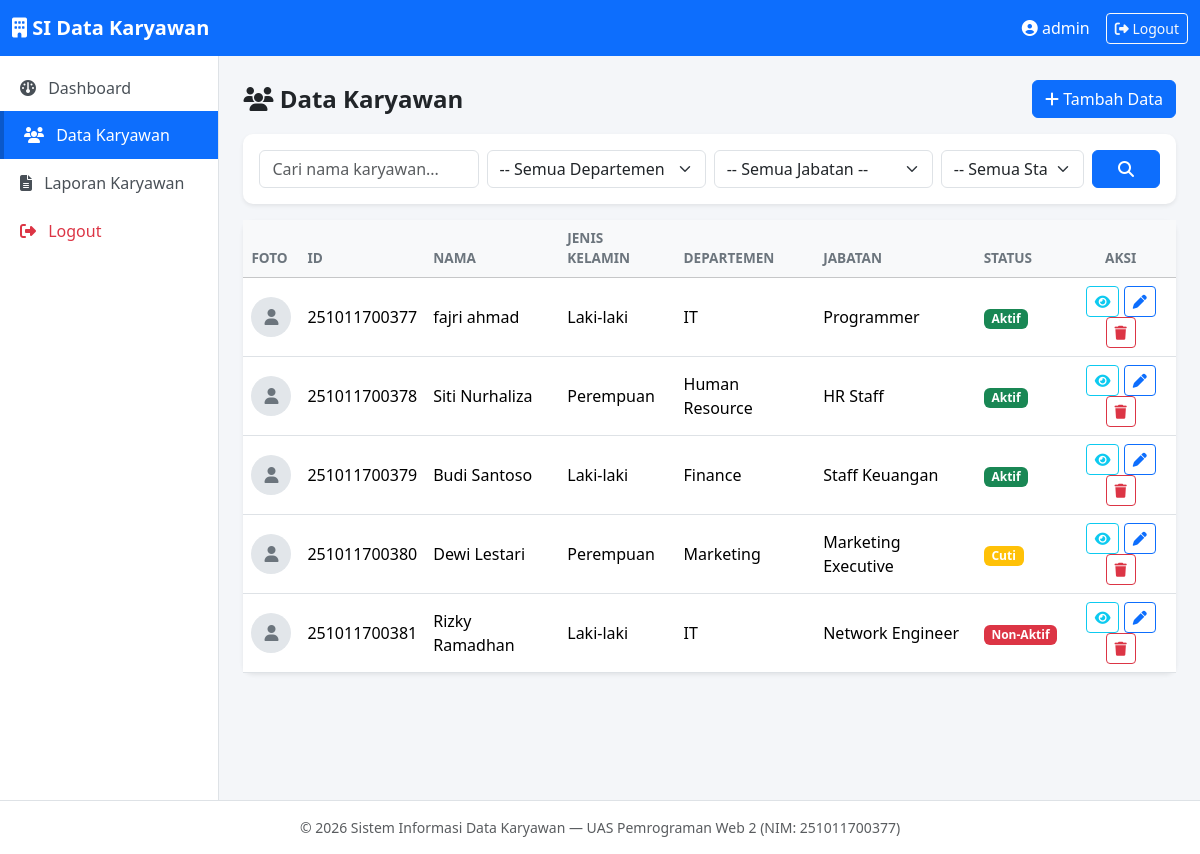
Screenshot of /view/karyawan/index.php (signed in) with the database file from the repository.
### tables this page shows
CREATE TABLE IF NOT EXISTS karyawan (
    id VARCHAR(20) NOT NULL,
    nama VARCHAR(100) NOT NULL,
    jenis_kelamin ENUM('Laki-laki','Perempuan') NOT NULL,
    tanggal_lahir DATE NOT NULL,
    alamat TEXT NOT NULL,
    telepon VARCHAR(20) NOT NULL,
    email VARCHAR(100) NOT NULL,
    departemen VARCHAR(50) NOT NULL,
    jabatan VARCHAR(50) NOT NULL,
    tanggal_masuk DATE NOT NULL,
    gaji DECIMAL(15,2) NOT NULL DEFAULT 0,
    status ENUM('Aktif','Non-Aktif','Cuti') NOT NULL DEFAULT 'Aktif',
    foto VARCHAR(255) DEFAULT NULL,
    created_at TIMESTAMP NOT NULL DEFAULT CURRENT_TIMESTAMP,
    PRIMARY KEY (id)
);

### controller/KaryawanController.php (called while the page is built, shortened)
<?php
require_once __DIR__ . "/../config/Database.php";
require_once __DIR__ . "/../model/Karyawan.php";
class KaryawanController
{
    private $karyawanModel;
    public function __construct()
    {
        $database = new Database();
        $this->db = $database->getConnection();
        $this->karyawanModel = new Karyawan($this->db);
    }
    public function getKaryawanList($keyword, $departemen, $jabatan, $status, $page, $perPage = 5)
    {
        $offset = ($page - 1) * $perPage;
        $data = $this->karyawanModel->getAll($keyword, $departemen, $jabatan, $status, $perPage, $offset);
        $totalData = $this->karyawanModel->countAll($keyword, $departemen, $jabatan, $status);
        $totalPage = ceil($totalData / $perPage);
        return [
            "data" => $data,
            "total_data" => $totalData,
            "total_page" => $totalPage,
            "current_page" => $page
        ];
    }
}

### config/Database.php (called while the page is built, shortened)
<?php
class Database
{
    private $host = "localhost";
    private $db_name = "db_karyawan";
    private $username = "root";
    private $password = "";
    private $charset = "utf8mb4";
    public function getConnection()
    {
        $this->conn = null;
        try {
            $dsn = "mysql:host=" . $this->host . ";dbname=" . $this->db_name . ";charset=" . $this->charset;
            $options = [
                PDO::ATTR_ERRMODE            => PDO::ERRMODE_EXCEPTION,
                PDO::ATTR_DEFAULT_FETCH_MODE => PDO::FETCH_ASSOC,
                PDO::ATTR_EMULATE_PREPARES   => false,
            ];
            $this->conn = new PDO($dsn, $this->username, $this->password, $options);
        } catch (PDOException $e) {
            die("Koneksi database gagal: " . $e->getMessage() .
                "<br>Pastikan MySQL di XAMPP sudah berjalan dan database 'db_karyawan' sudah diimport.");
        }
        return $this->conn;
    }
}

### model/Karyawan.php (called while the page is built, shortened)
<?php
class Karyawan
{
    private $conn;
    private $table = "karyawan";
    public function __construct($db)
    {
        $this->conn = $db;
    }
    public function getAll($keyword = "", $departemen = "", $jabatan = "", $status = "", $limit = null, $offset = 0)
    {
        $query = "SELECT * FROM " . $this->table . " WHERE 1=1";
        $params = [];
        $query .= " ORDER BY created_at DESC";
        if ($limit !== null) {
            $query .= " LIMIT :limit OFFSET :offset";
        }
        $stmt = $this->conn->prepare($query);
        if ($limit !== null) {
            $stmt->bindValue(":limit", (int)$limit, PDO::PARAM_INT);
            $stmt->bindValue(":offset", (int)$offset, PDO::PARAM_INT);
        }
        $stmt->execute();
        return $stmt->fetchAll();
    }
    public function countAll($keyword = "", $departemen = "", $jabatan = "", $status = "")
    {
        $query = "SELECT COUNT(*) as total FROM " . $this->table . " WHERE 1=1";
        $params = [];
        $stmt = $this->conn->prepare($query);
        $stmt->execute();
        $row = $stmt->fetch();
        return $row['total'];
    }
}

### view/karyawan/index.php (the view, shortened to what this page needs)
<?php
require_once __DIR__ . "/../../controller/KaryawanController.php";
$karyawanController = new KaryawanController();
$keyword    = $_GET['keyword'] ?? '';
$departemen = $_GET['departemen'] ?? '';
$jabatan    = $_GET['jabatan'] ?? '';
$status     = $_GET['status'] ?? '';
$page       = isset($_GET['page']) ? max(1, (int)$_GET['page']) : 1;
$result = $karyawanController->getKaryawanList($keyword, $departemen, $jabatan, $status, $page, 5);
$dataKaryawan = $result['data'];
require __DIR__ . "/../partials/header.php";
require __DIR__ . "/../partials/sidebar.php";
?>
<main class="main-content flex-grow-1 p-4">
    <div class="d-flex justify-content-between align-items-center mb-3 flex-wrap gap-2">
        <h4 class="fw-bold mb-0"><i class="fa-solid fa-users"></i> Data Karyawan</h4>
        <a href="tambah.php" class="btn btn-primary">
            <i class="fa-solid fa-plus"></i> Tambah Data
        </a>
    </div>
    <div class="card border-0 shadow-sm mb-3">
        <div class="card-body">
            <form method="GET" action="index.php" class="row g-2">
                <div class="col-md-3">
                    <input type="text" name="keyword" class="form-control" placeholder="Cari nama karyawan..." value="<?= htmlspecialchars($keyword) ?>">
                </div>
                <div class="col-md-3">
                    <select name="departemen" class="form-select">
                        <option value="">-- Semua Departemen --</option>
                    </select>
                </div>
                <div class="col-md-3">
                    <select name="jabatan" class="form-select">
                        <option value="">-- Semua Jabatan --</option>
                    </select>
                </div>
                <div class="col-md-2">
                    <select name="status" class="form-select">
                        <option value="">-- Semua Status --</option>
                    </select>
                </div>
                <div class="col-md-1 d-grid">
                    <button type="submit" class="btn btn-primary"><i class="fa-solid fa-search"></i></button>
                </div>
            </form>
        </div>
    </div>
    <div class="card border-0 shadow-sm">
        <div class="card-body p-0">
            <div class="table-responsive">
                <table class="table table-hover mb-0 align-middle">
                    <thead class="table-light">
                        <tr>
                            <th>Foto</th>
                            <th>ID</th>
                            <th>Nama</th>
                            <th>Jenis Kelamin</th>
                            <th>Departemen</th>
                            <th>Jabatan</th>
                            <th>Status</th>
                            <th class="text-center">Aksi</th>
                        </tr>
                    </thead>
                    <tbody>
                        <?php if (empty($dataKaryawan)): ?>
                        <tr><td colspan="8" class="text-center text-muted py-4">Data karyawan tidak ditemukan.</td></tr>
                        <?php else: ?>
                            <?php foreach ($dataKaryawan as $k): ?>
                            <tr>
                                <td>
                                    <?php if (!empty($k['foto']) && file_exists(__DIR__ . "/../../upload/" . $k['foto'])): ?>
                                    <img src="<?= BASE_URL ?>upload/<?= htmlspecialchars($k['foto']) ?>" class="rounded-circle" width="40" height="40" style="object-fit:cover;">
                                    <?php else: ?>
                                    <div class="avatar-placeholder"><i class="fa-solid fa-user"></i></div>
                                    <?php endif; ?>
                                </td>
                                <td><?= htmlspecialchars($k['id']) ?></td>
                                <td><?= htmlspecialchars($k['nama']) ?></td>
                                <td><?= htmlspecialchars($k['jenis_kelamin']) ?></td>
                                <td><?= htmlspecialchars($k['departemen']) ?></td>
                                <td><?= htmlspecialchars($k['jabatan']) ?></td>
                                <td>
                                    <?php
                                        $badge = "secondary";
                                        if ($k['status'] === 'Aktif') $badge = "success";
                                        elseif ($k['status'] === 'Cuti') $badge = "warning";
                                        elseif ($k['status'] === 'Non-Aktif') $badge = "danger";
                                    ?>
                                    <span class="badge bg-<?= $badge ?>"><?= htmlspecialchars($k['status']) ?></span>
                                </td>
                                <td class="text-center">
                                    <a href="detail.php?id=<?= urlencode($k['id']) ?>" class="btn btn-sm btn-outline-info" title="Detail">
                                        <i class="fa-solid fa-eye"></i>
                                    </a>
                                    <a href="edit.php?id=<?= urlencode($k['id']) ?>" class="btn btn-sm btn-outline-primary" title="Edit">
                                        <i class="fa-solid fa-pen"></i>
                                    </a>
                                    <button type="button" class="btn btn-sm btn-outline-danger btn-hapus"
                                            data-id="<?= htmlspecialchars($k['id']) ?>"
                                            data-nama="<?= htmlspecialchars($k['nama']) ?>" title="Hapus">
                                        <i class="fa-solid fa-trash"></i>
                                    </button>
                                </td>
                            </tr>
                            <?php endforeach; ?>
                        <?php endif; ?>
                    </tbody>
                </table>
            </div>
        </div>
    </div>
</main>
<?php require __DIR__ . "/../partials/footer.php"; ?>

### assets/css/style.css (style rules this page uses)
:root { --primary-blue: #0d6efd; --dark-blue: #0a58ca; --light-gray: #f4f6f9; --border-gray: #e2e6ea; }
body { background-color: var(--light-gray); font-family: 'Segoe UI', Arial, sans-serif; }
.main-content { background-color: var(--light-gray); min-height: calc(100vh - 56px); }
.table thead th { font-size: 0.85rem; text-transform: uppercase; color: #6c757d; }
.avatar-placeholder { width: 40px; height: 40px; border-radius: 50%; background-color: var(--border-gray); color: #6c757d; display: flex; align-items: center; justify-content: center; }
.card { border-radius: 10px; }

### rows the page displays
karyawan: id "251011700377", nama "fajri ahmad", jenis_kelamin "Laki-laki", departemen "IT", jabatan "Programmer", status "Aktif"
karyawan: id "251011700378", nama "Siti Nurhaliza", jenis_kelamin "Perempuan", departemen "Human Resource", jabatan "HR Staff", status "Aktif"
karyawan: id "251011700379", nama "Budi Santoso", jenis_kelamin "Laki-laki", departemen "Finance", jabatan "Staff Keuangan", status "Aktif"
karyawan: id "251011700380", nama "Dewi Lestari", jenis_kelamin "Perempuan", departemen "Marketing", jabatan "Marketing Executive", status "Cuti"
karyawan: id "251011700381", nama "Rizky Ramadhan", jenis_kelamin "Laki-laki", departemen "IT", jabatan "Network Engineer", status "Non-Aktif"

### other values shown
$_SESSION['username'] "admin"
